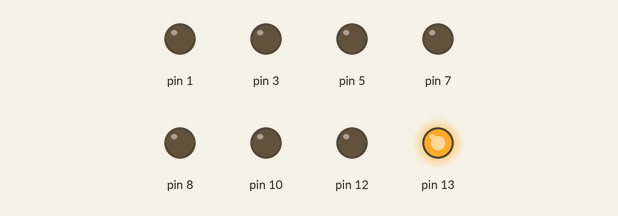
Bench run of a sketch on a simulated Arduino Uno, built with avr-gcc and run on an emulated ATmega328P. Parts: output pins drawn as LEDs (lit = HIGH).

Above: at 0.05 s.
At 1.15 s:
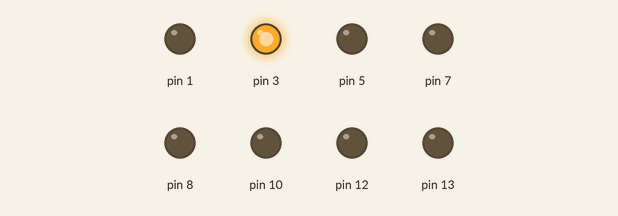
At 2.15 s:
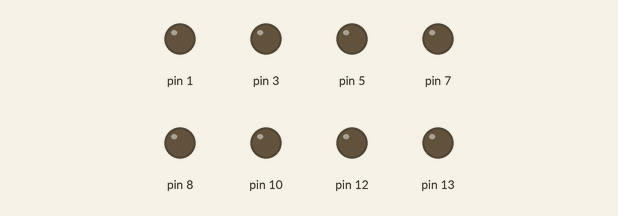
At 3.25 s:
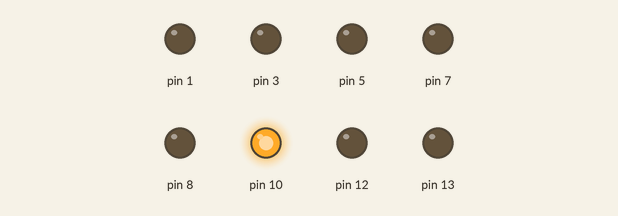
At 4.3 s:
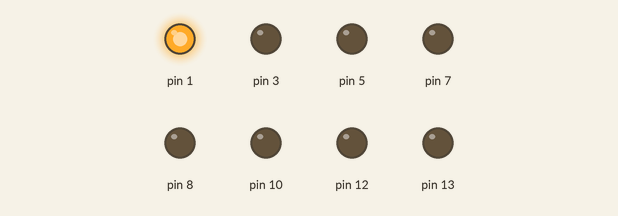
At 6.55 s:
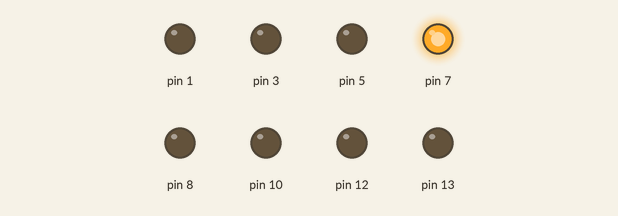
Timing chart, 0 to 6.8 s (numbered marks = the images above):
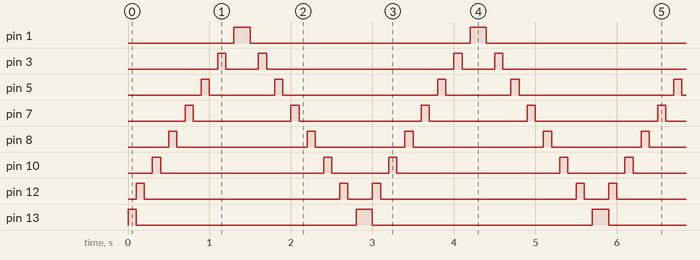

Measured:
- by itself, pin 1: alternates HIGH for 0.20 s and LOW for 2.7 s
- by itself, pin 3: repeats every 2.9 s: LOW 0.40 s, HIGH 0.10 s, LOW 2.3 s, HIGH 0.10 s
- by itself, pin 5: repeats every 2.9 s: LOW 0.80 s, HIGH 0.10 s, LOW 1.9 s, HIGH 0.10 s
- by itself, pin 7: repeats every 2.9 s: LOW 1.2 s, HIGH 0.10 s, LOW 1.5 s, HIGH 0.10 s
- by itself, pin 8: repeats every 2.9 s: LOW 1.6 s, HIGH 0.10 s, LOW 1.1 s, HIGH 0.10 s
- by itself, pin 10: repeats every 2.9 s: LOW 2.0 s, HIGH 0.10 s, LOW 0.70 s, HIGH 0.10 s
- by itself, pin 12: repeats every 2.9 s: LOW 2.4 s, HIGH 0.10 s, LOW 0.30 s, HIGH 0.10 s
- by itself, pin 13: repeats every 2.9 s: LOW 2.7 s, HIGH 0.20 s

The sketch:

Opdracht_2.ino
```cpp
void setup()
{
  // Stel de pinnen 1, 3, 5, 7, 8, 10, 12, en 13 in als uitvoer
  pinMode(13, OUTPUT);
  pinMode(12, OUTPUT);
  pinMode(10, OUTPUT);
  pinMode(8, OUTPUT);
  pinMode(7, OUTPUT);
  pinMode(5, OUTPUT);
  pinMode(3, OUTPUT);
  pinMode(1, OUTPUT);
}

void loop(){
  // Roep de functie 'blinking' aan met een wachttijd van 100 milliseconden
  blinking(100);
}

void blinking(int time){
  // LEDs op pins aanzetten, wachten, en dan weer uitzetten
  digitalWrite(13, HIGH);
  delay(time);
  digitalWrite(13, LOW);

  digitalWrite(12, HIGH);
  delay(time);
  digitalWrite(12, LOW);
  delay(time);

  digitalWrite(10, HIGH);
  delay(time);
  digitalWrite(10, LOW);
  delay(time);

  digitalWrite(8, HIGH);
  delay(time);
  digitalWrite(8, LOW);
  delay(time);

  digitalWrite(7, HIGH);
  delay(time);
  digitalWrite(7, LOW);
  delay(time);

  digitalWrite(5, HIGH);
  delay(time);
  digitalWrite(5, LOW);
  delay(time);

  digitalWrite(3, HIGH);
  delay(time);
  digitalWrite(3, LOW);
  delay(time);

  digitalWrite(1, HIGH);
  delay(time);
  digitalWrite(1, LOW);

  // Terugkeren in de omgekeerde volgorde
  digitalWrite(1, HIGH);
  delay(time);
  digitalWrite(1, LOW);
  delay(time);

  digitalWrite(3, HIGH);
  delay(time);
  digitalWrite(3, LOW);
  delay(time);

  digitalWrite(5, HIGH);
  delay(time);
  digitalWrite(5, LOW);
  delay(time);

  digitalWrite(7, HIGH);
  delay(time);
  digitalWrite(7, LOW);
  delay(time);

  digitalWrite(8, HIGH);
  delay(time);
  digitalWrite(8, LOW);
  delay(time);

  digitalWrite(10, HIGH);
  delay(time);
  digitalWrite(10, LOW);
  delay(time);

  digitalWrite(12, HIGH);
  delay(time);
  digitalWrite(12, LOW);
  delay(time);

  digitalWrite(13, HIGH);
  delay(time);
  digitalWrite(13, LOW);
}
```
